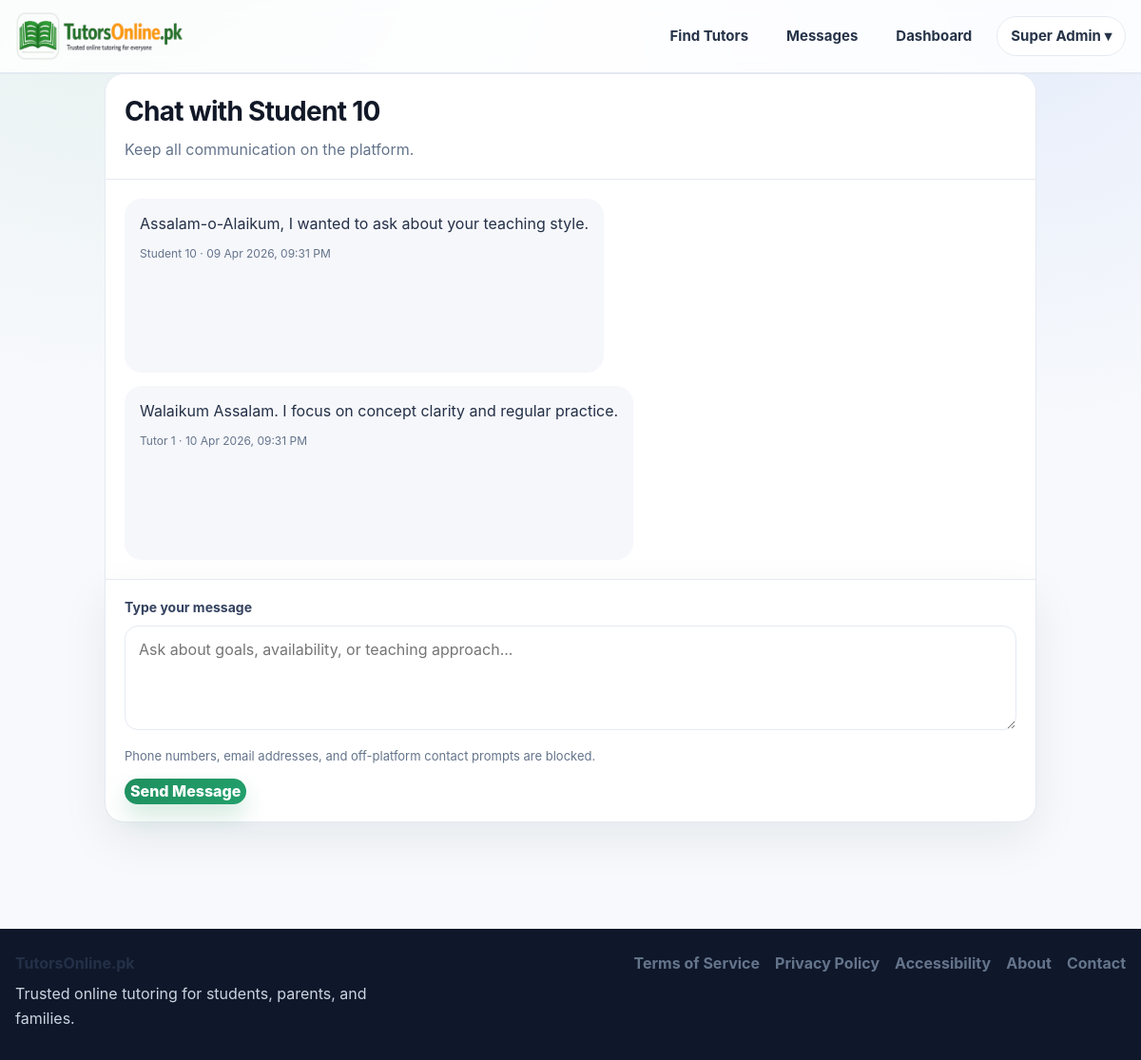
The app's page /messages/1 (signed in) with its own data.
### app.py (models this page shows, shortened)
class User(UserMixin, db.Model):
    id = db.Column(db.Integer, primary_key=True)
    email = db.Column(db.String(120), unique=True, nullable=False)
    password_hash = db.Column(db.String(255), nullable=False)
    role = db.Column(db.String(20), nullable=False, default="student")
    full_name = db.Column(db.String(120), nullable=False)
    public_name = db.Column(db.String(120), nullable=False)
    qualification = db.Column(db.String(120), default="")
    subjects = db.Column(db.String(255), default="")
    class_levels = db.Column(db.String(255), default="")
    experience_years = db.Column(db.Integer, default=0)
    bio = db.Column(db.Text, default="")
    degree_title = db.Column(db.String(255), default="")
    degree_major = db.Column(db.String(255), default="")
    degree_institution = db.Column(db.String(255), default="")
    degree_year = db.Column(db.String(50), default="")
    degree_grade = db.Column(db.String(50), default="")
    previous_path_choice = db.Column(db.String(50), default="")
    mphil_title = db.Column(db.String(255), default="")
    mphil_major = db.Column(db.String(255), default="")
    mphil_institution = db.Column(db.String(255), default="")
    mphil_year = db.Column(db.String(50), default="")
    mphil_grade = db.Column(db.String(50), default="")
    mphil_additional_note = db.Column(db.String(255), default="")
    masters_title = db.Column(db.String(255), default="")
    masters_major = db.Column(db.String(255), default="")
    masters_institution = db.Column(db.String(255), default="")
    masters_year = db.Column(db.String(50), default="")
    masters_grade = db.Column(db.String(50), default="")
    masters_additional_note = db.Column(db.String(255), default="")
    bachelor_title = db.Column(db.String(255), default="")
    bachelor_major = db.Column(db.String(255), default="")
    bachelor_institution = db.Column(db.String(255), default="")
    bachelor_year = db.Column(db.String(50), default="")
    bachelor_grade = db.Column(db.String(50), default="")
    bachelor_additional_note = db.Column(db.String(255), default="")
    inter_program = db.Column(db.String(100), default="")
    inter_institution = db.Column(db.String(255), default="")
    inter_grade = db.Column(db.String(50), default="")
    inter_year = db.Column(db.String(50), default="")
    matric_program = db.Column(db.String(100), default="")
    matric_institution = db.Column(db.String(255), default="")
    matric_grade = db.Column(db.String(50), default="")
    matric_year = db.Column(db.String(50), default="")
    gender = db.Column(db.String(50), default="")
    city = db.Column(db.String(120), default="")
    main_subject = db.Column(db.String(120), default="")
    additional_subjects = db.Column(db.String(255), default="")
    student_level = db.Column(db.String(120), default="")
    student_subject_needed = db.Column(db.String(120), default="")
    preferred_tutor_gender = db.Column(db.String(50), default="")
    learning_mode = db.Column(db.String(50), default="")
    teaching_mode = db.Column(db.String(50), default="")
    hourly_rate = db.Column(db.Integer, default=0)
    mobile_number = db.Column(db.String(40), default="")
    cnic_number = db.Column(db.String(40), default="")
    profile_image = db.Column(db.String(255), default="")
    degree_file = db.Column(db.String(255), default="")
    additional_qualification_level = db.Column(db.String(80), default="")
    additional_qualification_title = db.Column(db.String(255), default="")
    additional_qualification_major = db.Column(db.String(255), default="")
    additional_qualification_institution = db.Column(db.String(255), default="")
    additional_qualification_year = db.Column(db.String(50), default="")
    additional_qualification_grade = db.Column(db.String(50), default="")
    additional_qualification_file = db.Column(db.String(255), default="")
    demo_video_url = db.Column(db.String(255), default="")
    demo_video_file = db.Column(db.String(255), default="")
    modest_profile = db.Column(db.Boolean, default=False)
    audio_only = db.Column(db.Boolean, default=False)
    is_active_user = db.Column(db.Boolean, default=True)
    is_verified_tutor = db.Column(db.Boolean, default=False)
    profile_stage = db.Column(db.String(40), default="basic_complete")
    verification_submitted_at = db.Column(db.DateTime)
    approved_at = db.Column(db.DateTime)
    rejected_at = db.Column(db.DateTime)
    admin_review_note = db.Column(db.Text, default="")
    is_public_tutor = db.Column(db.Boolean, default=False)
    tutor_category = db.Column(db.String(80), default="")
    bonus_credits = db.Column(db.Integer, default=0)
    total_earnings_pkr = db.Column(db.Integer, default=0)
    monthly_earnings_pkr = db.Column(db.Integer, default=0)
    sessions_completed = db.Column(db.Integer, default=0)
    rating_avg = db.Column(db.Float, default=0.0)
    rating_count = db.Column(db.Integer, default=0)
    credits_balance = db.Column(db.Integer, default=0)
    pending_payout_pkr = db.Column(db.Integer, default=0)
    payout_method = db.Column(db.String(30), default="bank")
    payout_account_title = db.Column(db.String(120), default="")
    payout_account_number = db.Column(db.String(120), default="")
    payout_iban = db.Column(db.String(64), default="")
    created_at = db.Column(db.DateTime, default=datetime.utcnow)
    bookings_as_student = db.relationship(
        "Booking",
        backref="student",
        lazy=True,
        foreign_keys="Booking.student_id",
    )
    bookings_as_tutor = db.relationship(
        "Booking",
        backref="tutor",
        lazy=True,
        foreign_keys="Booking.tutor_id",
    )
    @property
    def is_active(self):
        return self.is_active_user

class Message(db.Model):
    id = db.Column(db.Integer, primary_key=True)
    conversation_id = db.Column(
        db.Integer,
        db.ForeignKey("conversation.id"),
        nullable=False
    )
    sender_id = db.Column(db.Integer, db.ForeignKey("user.id"), nullable=False)
    body = db.Column(db.Text, nullable=False)
    is_read = db.Column(db.Boolean, default=False)
    created_at = db.Column(db.DateTime, default=datetime.utcnow)
    conversation = db.relationship(
        "Conversation",
        backref=db.backref(
            "messages",
            lazy=True,
            order_by="Message.created_at.asc()"
        )
    )
    sender = db.relationship("User")

### app.py (the view, shortened to what this page needs)
@app.route("/messages/<int:conversation_id>", methods=["GET", "POST"])
@login_required
def message_thread(conversation_id):
    convo = Conversation.query.get_or_404(conversation_id)
    allowed = (
        current_user.id == convo.student_id or
        current_user.id == convo.tutor_id or
        current_user.role == "admin"
    )
    if not allowed:
        flash("You are not allowed to view this conversation.", "danger")
        return redirect(url_for("dashboard"))
    unread_messages = Message.query.filter(
        Message.conversation_id == convo.id,
        Message.sender_id != current_user.id,
        Message.is_read == False
    ).all()
    for msg in unread_messages:
        msg.is_read = True
    if unread_messages:
        db.session.commit()
    other_user = convo.tutor if current_user.id == convo.student_id else convo.student
    return render_template(
        "message_thread.html",
        conversation=convo,
        other_user=other_user,
        messages=convo.messages,
    )

### app.py (called while the page is built, shortened)
@app.context_processor
def inject_message_badge():
    return {
        "global_unread_messages": unread_message_count_for(current_user)
        if current_user.is_authenticated else 0
    }

@login_manager.user_loader
def load_user(user_id):
    return User.query.get(int(user_id))

@app.context_processor
def inject_globals():
    return {
        "credit_rate": app.config["CREDIT_RATE"],
        "google_configured": bool(
            app.config["GOOGLE_CLIENT_ID"] and app.config["GOOGLE_CLIENT_SECRET"]
        ),
        "under_construction": UNDER_CONSTRUCTION,
    }

@app.before_request
def construction_gate():
    if request.method == "GET" and not request.path.startswith("/static/"):
        if not session.get("_visit_counted"):
            session["_visit_counted"] = True
            app.config["VISITOR_COUNT"] = app.config.get("VISITOR_COUNT", 0) + 1
    if current_user.is_authenticated and current_user.role == "admin":
        if request.args.get("preview") == "1":
            return
    if current_user.is_authenticated and current_user.role == "admin":
        if request.args.get("preview") == "1":
            session["preview_mode"] = True
    if session.get("preview_mode"):
        return
    if not UNDER_CONSTRUCTION:
        return

def unread_message_count_for(user):
    if not user or not getattr(user, "is_authenticated", False):
        return 0
    if user.role == "student":
        convo_ids = [
            c.id for c in Conversation.query.filter_by(student_id=user.id).all()
        ]
    elif user.role == "tutor":
        convo_ids = [
            c.id for c in Conversation.query.filter_by(tutor_id=user.id).all()
        ]
    elif user.role == "admin":
        return 0
    else:
        return 0

### templates/message_thread.html (shortened to what this page needs)
{% extends 'base.html' %}
{% block content %}
<section class="thread-shell">
  <div class="thread-head">
    <div style="display:flex; justify-content:space-between; align-items:flex-start; gap:16px; flex-wrap:wrap;">
      <div>
        <h1>Chat with {{ other_user.public_name }}</h1>
        <p class="muted" style="margin:6px 0 0;">Keep all communication on the platform.</p>
      </div>
    </div>
  </div>
  <div class="thread-box">
    {% for msg in messages %}
      <div class="thread-msg {% if msg.sender_id == current_user.id %}mine{% else %}theirs{% endif %}">
        <div>{{ msg.body }}</div>
        <div class="thread-meta">
          {{ msg.sender.public_name }} · {{ msg.created_at.strftime('%d %b %Y, %I:%M %p') }}
        </div>
      </div>
    {% else %}
      <p class="muted">No messages yet. Start the conversation below.</p>
    {% endfor %}
  </div>
  <form method="post" class="thread-form">
    <label class="small-label">Type your message</label>
    <textarea name="body" placeholder="Ask about goals, availability, or teaching approach..." required></textarea>
    <div class="thread-note">
      Phone numbers, email addresses, and off-platform contact prompts are blocked.
    </div>
    <button class="btn btn-primary" type="submit" style="margin-top:14px;">Send Message</button>
  </form>
</section>
{% endblock %}

### templates/base.html (shortened to what this page needs)
<!doctype html>
<html lang="en">
<head>
  <link rel="stylesheet" href="{{ url_for('static', filename='css/styles.css') }}">
  <link rel="stylesheet" href="{{ url_for('static', filename='css/design-system.css') }}">
</head>
<body>
  <header class="site-header">
    <div class="container nav-wrap">
      <a href="{{ url_for('index') }}" class="brand">
        <img src="{{ url_for('static', filename='images/logo.png') }}" alt="TutorsOnline.pk" class="brand-logo">
      </a>
     <nav class="main-nav">
      <a href="{{ url_for('tutors') }}">Find Tutors</a>
      {% if current_user.is_authenticated %}
        <a href="{{ url_for('messages_inbox') }}" class="nav-messages-link">
          Messages
        </a>
        <a href="{{ url_for('dashboard') }}">Dashboard</a>
        <div class="nav-user-dropdown">
          <button type="button" class="nav-user-trigger">
            {{ current_user.public_name or 'Account' }} ▾
          </button>
        </div>
      {% else %}
        <a href="{{ url_for('contact') }}">Contact</a>
        <a href="{{ url_for('login') }}">Login</a>
        <a href="{{ url_for('register') }}" class="nav-join-btn">Join</a>
      {% endif %}
    </nav>
    </div>
  </header>
  <main class="site-main">
    <div class="container">
      {% block content %}{% endblock %}
    </div>
  </main>
  <footer class="site-footer">
    <div class="container footer-wrap">
      <div class="footer-brand">
        <strong>TutorsOnline.pk</strong>
        <p>Trusted online tutoring for students, parents, and families.</p>
      </div>
      <div class="footer-links">
        <a href="{{ url_for('terms') }}">Terms of Service</a>
        <a href="{{ url_for('privacy') }}">Privacy Policy</a>
        <a href="{{ url_for('accessibility') }}">Accessibility</a>
        <a href="{{ url_for('about') }}">About</a>
        <a href="{{ url_for('contact') }}">Contact</a>
      </div>
    </div>
  </footer>
</body>
</html>

### static/css/styles.css (style rules this page uses)
:root { --bg: #f6f7f9; --surface: #ffffff; --surface-soft: rgba(255, 255, 255, 0.92); --text: #1f2a44; --muted: #5f6b7a; --line: #e3e8ee; --brand: #347a46; --brand-dark: #2d673c; --brand-light: #eef6f0; --blue: #2f67e8; --blue-dark: #2251bf; --shadow-soft: 0 12px 32px rgba(26, 37, 57, 0.05); --shadow-card: 0 14px 28px rgba(20, 31, 55, 0.06); --radius-xl: 28px; --radius-lg: 22px; --radius-md: 18px; --radius-sm: 14px; }
* { box-sizing: border-box; }
html { scroll-behavior: smooth; }
body { margin: 0; font-family: Arial, Helvetica, sans-serif; background: var(--bg); color: var(--text); }
a { text-decoration: none; color: var(--brand); }
img { max-width: 100%; }
.container { max-width: 1240px; margin: 0 auto; padding: 0 20px; }
.site-main { padding: 0 0 48px; }
.site-header { background: rgba(255, 255, 255, 0.95); border-bottom: 1px solid var(--line); position: sticky; top: 0; z-index: 50; backdrop-filter: blur(10px); }
.nav-wrap { min-height: 88px; display: flex; align-items: center; justify-content: space-between; gap: 20px; }
.brand { display: flex; align-items: center; }
.brand-logo { height: 58px; width: auto; display: block; }
.main-nav { display: flex; align-items: center; gap: 34px; flex-wrap: wrap; }
.main-nav a { color: #243047; font-size: 18px; font-weight: 500; }
.muted { color: var(--muted); }
input, select, textarea, button, progress { font: inherit; }
input, select, textarea { width: 100%; padding: 12px 14px; border: 1px solid var(--line); border-radius: 12px; background: #ffffff; }
textarea { min-height: 110px; }
.small-label { display: block; margin-bottom: 8px; font-size: 14px; font-weight: 700; color: #33425f; }
.site-footer { margin-top: 48px; background: #ffffff; border-top: 1px solid var(--line); }
.footer-wrap { display: flex; justify-content: space-between; gap: 24px; padding: 24px 20px 30px; flex-wrap: wrap; }
.footer-brand strong { display: block; margin-bottom: 8px; color: #243047; }
.footer-brand p { margin: 0; color: var(--muted); max-width: 380px; line-height: 1.6; }
.footer-links { display: flex; gap: 18px; flex-wrap: wrap; align-items: flex-start; }
.footer-links a { color: #3b5fbf; font-weight: 500; }
:root { --homepage-max: 1280px; --hero-height-desktop: 500px; --hero-height-tablet: 430px; --hero-height-mobile: 360px; --glass: rgba(255, 255, 255, 0.78); --glass-strong: rgba(255, 255, 255, 0.9); --brand-grad: linear-gradient(135deg, #2f67e8 0%, #347a46 100%); --soft-ring: 0 0 0 4px rgba(47, 103, 232, 0.08); --shadow-premium: 0 18px 45px rgba(17, 24, 39, 0.08); --shadow-premium-lg: 0 30px 70px rgba(17, 24, 39, 0.14); }
.container { max-width: var(--homepage-max); }

### templates/message_thread.html (style rules this page uses)
.thread-shell { max-width: 980px; margin: 0 auto; }
.thread-head { background: #fff; border: 1px solid var(--line); border-radius: 20px 20px 0 0; padding: 18px 20px; }
.thread-head h1 { margin: 0; font-size: 28px; color: #111827; }
.thread-box { background: #fff; border-left: 1px solid var(--line); border-right: 1px solid var(--line); min-height: 420px; padding: 20px; display: grid; gap: 14px; }
.thread-msg { max-width: 72%; padding: 14px 16px; border-radius: 18px; line-height: 1.6; }
.thread-msg.theirs { margin-right: auto; background: #f6f7fb; color: #243047; }
.thread-meta { font-size: 12px; color: #64748b; margin-top: 8px; }
.thread-form { background: #fff; border: 1px solid var(--line); border-top: 0; border-radius: 0 0 20px 20px; padding: 18px 20px; }
.thread-form textarea { min-height: 110px; }
.thread-note { margin-top: 10px; color: var(--muted); font-size: 13px; }

### records on screen
User: public_name "Super Admin"
User: public_name "Student 10"
Message: body "Assalam-o-Alaikum, I wanted to ask about your teaching style.", sender.public_name "Student 10", created_at "09 Apr 2026, 09:31 PM"
Message: body "Walaikum Assalam. I focus on concept clarity and regular practice.", sender.public_name "Tutor 1", created_at "10 Apr 2026, 09:31 PM"
